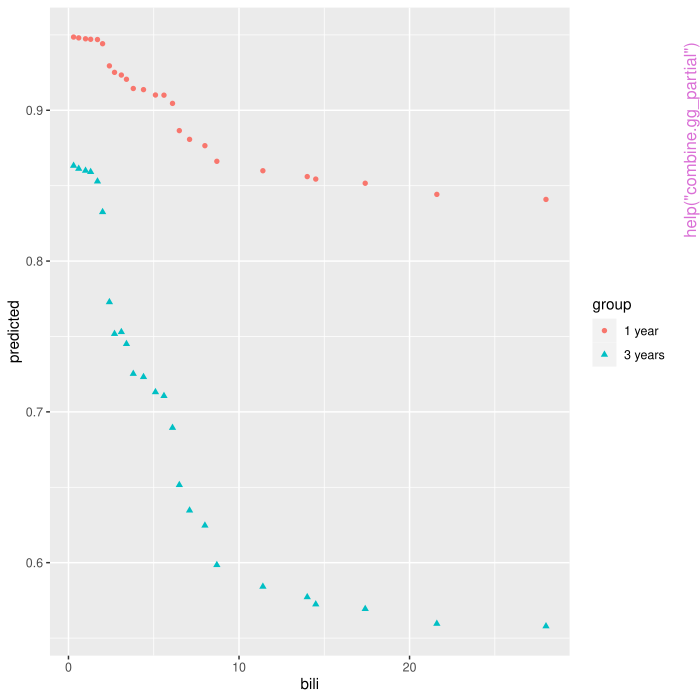

The script that drew this image:
pkgname <- "ggRandomForests"
source(file.path(R.home("share"), "R", "examples-header.R"))
options(warn = 1)
library('ggRandomForests')

base::assign(".oldSearch", base::search(), pos = 'CheckExEnv')
base::assign(".old_wd", base::getwd(), pos = 'CheckExEnv')
cleanEx()
nameEx("calc_auc")
### * calc_auc

flush(stderr()); flush(stdout())

### Name: calc_auc
### Title: Area Under the ROC Curve calculator
### Aliases: calc_auc calc_auc.gg_roc

### ** Examples

##
## Taken from the gg_roc example
# rfsrc_iris <- rfsrc(Species ~ ., data = iris)
data(rfsrc_iris)

## Not run: 
##D gg_dta <- gg_roc(rfsrc_iris, which.outcome=1)
##D 
##D calc_auc(gg_dta)
## End(Not run)

gg_dta <- gg_roc(rfsrc_iris, which.outcome=2)

calc_auc(gg_dta)




cleanEx()
nameEx("calc_roc.rfsrc")
### * calc_roc.rfsrc

flush(stderr()); flush(stdout())

### Name: calc_roc.rfsrc
### Title: Receiver Operator Characteristic calculator
### Aliases: calc_roc.rfsrc calc_roc.randomForest calc_roc

### ** Examples

## Taken from the gg_roc example
# rfsrc_iris <- rfsrc(Species ~ ., data = iris)
data(rfsrc_iris)
gg_dta <- calc_roc.rfsrc(rfsrc_iris, rfsrc_iris$yvar, which.outcome=1, oob=TRUE)
gg_dta <- calc_roc.rfsrc(rfsrc_iris, rfsrc_iris$yvar, which.outcome=1, oob=FALSE)



cleanEx()
nameEx("combine.gg_partial")
### * combine.gg_partial

flush(stderr()); flush(stdout())

### Name: combine.gg_partial
### Title: combine two gg_partial objects
### Aliases: combine.gg_partial combine.gg_partial_list

### ** Examples

# Load a set of plot.variable partial plot data
data(partial_pbc)

# A list of 2 plot.variable objects
length(partial_pbc) 
class(partial_pbc)

class(partial_pbc[[1]])
class(partial_pbc[[2]])

# Create gg_partial objects
ggPrtl.1 <- gg_partial(partial_pbc[[1]])
ggPrtl.2 <- gg_partial(partial_pbc[[2]])

# Combine the objects to get multiple time curves 
# along variables on a single figure.
ggpart <- combine.gg_partial(ggPrtl.1, ggPrtl.2, 
                             lbls = c("1 year", "3 years"))
                             
# Plot each figure separately
plot(ggpart)                                  

# Get the continuous data for a panel of continuous plots.
ggcont <- ggpart
ggcont$edema <- ggcont$ascites <- ggcont$stage <- NULL
plot(ggcont, panel=TRUE) 

# And the categorical for a panel of categorical plots.
nms <- colnames(sapply(ggcont, function(st){st}))
for(ind in nms){
   ggpart[[ind]] <- NULL
}
plot(ggpart, panel=TRUE) 





cleanEx()
nameEx("gg_error")
### * gg_error

flush(stderr()); flush(stdout())

### Name: gg_error
### Title: randomForestSRC error rate data object
### Aliases: gg_error gg_error.rfsrc gg_error.randomForest
###   gg_error.randomForest.formula

### ** Examples

## Examples from RFSRC package...
## ------------------------------------------------------------
## classification example
## ------------------------------------------------------------
## ------------- iris data
## You can build a randomForest
# rfsrc_iris <- rfsrc(Species ~ ., data = iris)
# ... or load a cached randomForestSRC object
data(rfsrc_iris, package="ggRandomForests")

# Get a data.frame containing error rates
gg_dta<- gg_error(rfsrc_iris)

# Plot the gg_error object
plot(gg_dta)

## ------------------------------------------------------------
## Regression example
## ------------------------------------------------------------
## Not run: 
##D ## ------------- airq data
##D rfsrc_airq <- rfsrc(Ozone ~ ., data = airquality, na.action = "na.impute")
##D 
##D # Get a data.frame containing error rates
##D gg_dta<- gg_error(rfsrc_airq)
##D 
##D # Plot the gg_error object
##D plot(gg_dta)
## End(Not run)

## ------------- Boston data
data(rfsrc_Boston, package="ggRandomForests")

# Get a data.frame containing error rates
gg_dta<- gg_error(rfsrc_Boston)

# Plot the gg_error object
plot(gg_dta)

## Not run: 
##D ## ------------- mtcars data
##D 
##D # Get a data.frame containing error rates
##D gg_dta<- gg_error(rfsrc_mtcars)
##D 
##D # Plot the gg_error object
##D plot(gg_dta)
## End(Not run)

## ------------------------------------------------------------
## Survival example
## ------------------------------------------------------------
## Not run: 
##D ## ------------- veteran data
##D ## randomized trial of two treatment regimens for lung cancer
##D data(veteran, package = "randomForestSRC")
##D rfsrc_veteran <- rfsrc(Surv(time, status) ~ ., data = dta$veteran, ...)
##D 
##D gg_dta <- gg_error(rfsrc_veteran)
##D plot(gg_dta)
## End(Not run)

## ------------- pbc data
# Load a cached randomForestSRC object
data(rfsrc_pbc, package="ggRandomForests")

gg_dta <- gg_error(rfsrc_pbc)
plot(gg_dta)




cleanEx()
nameEx("gg_interaction")
### * gg_interaction

flush(stderr()); flush(stdout())

### Name: gg_interaction
### Title: Minimal Depth Variable Interaction data object
###   ('find.interaction').
### Aliases: gg_interaction gg_interaction.randomForest
###   gg_interaction.rfsrc

### ** Examples

## Examples from randomForestSRC package... 
## ------------------------------------------------------------
## find interactions, classification setting
## ------------------------------------------------------------
## -------- iris data
## iris.obj <- rfsrc(Species ~., data = iris)
## TODO: VIMP interactions not handled yet....
## randomForestSRC::find.interaction(iris.obj, method = "vimp", nrep = 3)
## interaction_iris <- randomForestSRC::find.interaction(iris.obj)
data(interaction_iris, package="ggRandomForests")
gg_dta <- gg_interaction(interaction_iris)

plot(gg_dta, xvar="Petal.Width")
plot(gg_dta, panel=TRUE)

## ------------------------------------------------------------
## find interactions, regression setting
## ------------------------------------------------------------
## Not run: 
##D ## -------- air quality data
##D ## airq.obj <- rfsrc(Ozone ~ ., data = airquality)
##D ##
##D ## TODO: VIMP interactions not handled yet....
##D ## randomForestSRC::find.interaction(airq.obj, method = "vimp", nrep = 3)
##D ## interaction_airq <- randomForestSRC::find.interaction(airq.obj)
##D data(interaction_airq, package="ggRandomForests")
##D gg_dta <- gg_interaction(interaction_airq)
##D 
##D plot(gg_dta, xvar="Temp")
##D plot(gg_dta, xvar="Solar.R")
##D 
##D plot(gg_dta, panel=TRUE)
## End(Not run)

## -------- Boston data
data(interaction_Boston, package="ggRandomForests")
gg_dta <- gg_interaction(interaction_Boston)

plot(gg_dta, panel=TRUE)

## Not run: 
##D ## -------- mtcars data
##D data(interaction_mtcars, package="ggRandomForests")
##D gg_dta <- gg_interaction(interaction_mtcars)
##D 
##D plot(gg_dta, panel=TRUE)
## End(Not run)

## ------------------------------------------------------------
## find interactions, survival setting
## ------------------------------------------------------------
## -------- pbc data
## data(pbc, package = "randomForestSRC") 
## pbc.obj <- rfsrc(Surv(days,status) ~ ., pbc, nsplit = 10)
## interaction_pbc <- randomForestSRC::find.interaction(pbc.obj, nvar = 8)
data(interaction_pbc, package="ggRandomForests")
gg_dta <- gg_interaction(interaction_pbc)

plot(gg_dta, xvar="bili")
plot(gg_dta, panel=TRUE)

## Not run: 
##D ## -------- veteran data
##D data(interaction_veteran, package="ggRandomForests")
##D gg_dta <- gg_interaction(interaction_veteran)
##D 
##D plot(gg_dta, panel=TRUE)
## End(Not run)




cleanEx()
nameEx("gg_minimal_depth")
### * gg_minimal_depth

flush(stderr()); flush(stdout())

### Name: gg_minimal_depth
### Title: Minimal depth data object ('[randomForestSRC]{var.select}')
### Aliases: gg_minimal_depth gg_minimal_depth.rfsrc
###   gg_minimal_depth.randomForest

### ** Examples

## Examples from RFSRC package... 
## ------------------------------------------------------------
## classification example
## ------------------------------------------------------------
## -------- iris data
## You can build a randomForest
# rfsrc_iris <- rfsrc(Species ~ ., data = iris)
# varsel_iris <- randomForestSRC::var.select(rfsrc_iris)
# ... or load a cached randomForestSRC object
data(varsel_iris, package="ggRandomForests")

# Get a data.frame containing minimaldepth measures
gg_dta<- gg_minimal_depth(varsel_iris)

# Plot the gg_minimal_depth object
plot(gg_dta)

## ------------------------------------------------------------
## Regression example
## ------------------------------------------------------------
## Not run: 
##D ## -------- air quality data
##D # rfsrc_airq <- rfsrc(Ozone ~ ., data = airquality, na.action = "na.impute")
##D # varsel_airq <- randomForestSRC::var.select(rfsrc_airq)
##D # ... or load a cached randomForestSRC object
##D data(varsel_airq, package="ggRandomForests")
##D 
##D # Get a data.frame containing error rates
##D gg_dta<- gg_minimal_depth(varsel_airq)
##D 
##D # Plot the gg_minimal_depth object
##D plot(gg_dta)
## End(Not run)

## -------- Boston data
data(varsel_Boston, package="ggRandomForests")

# Get a data.frame containing error rates
plot(gg_minimal_depth(varsel_Boston))

## Not run: 
##D ## -------- mtcars data
##D data(varsel_mtcars, package="ggRandomForests")
##D 
##D # Get a data.frame containing error rates
##D plot.gg_minimal_depth(varsel_mtcars)
## End(Not run)

## ------------------------------------------------------------
## Survival example
## ------------------------------------------------------------
## Not run: 
##D ## -------- veteran data
##D ## veteran data
##D ## randomized trial of two treatment regimens for lung cancer
##D # data(veteran, package = "randomForestSRC")
##D # rfsrc_veteran <- rfsrc(Surv(time, status) ~ ., data = veteran, ntree = 100)
##D # varsel_veteran <- randomForestSRC::var.select(rfsrc_veteran)
##D # Load a cached randomForestSRC object
##D data(varsel_veteran, package="ggRandomForests")
##D 
##D gg_dta <- gg_minimal_depth(varsel_veteran)
##D plot(gg_dta)
## End(Not run)

## -------- pbc data
data(varsel_pbc, package="ggRandomForests")

gg_dta <- gg_minimal_depth(varsel_pbc)
plot(gg_dta)




cleanEx()
nameEx("gg_minimal_vimp")
### * gg_minimal_vimp

flush(stderr()); flush(stdout())

### Name: gg_minimal_vimp
### Title: Minimal depth vs VIMP comparison by variable rankings.
### Aliases: gg_minimal_vimp gg_minimal_vimp.randomForest
###   gg_minimal_vimp.rfsrc

### ** Examples

## Examples from RFSRC package... 
## ------------------------------------------------------------
## classification example
## ------------------------------------------------------------
## -------- iris data
## You can build a randomForest
# rfsrc_iris <- rfsrc(Species ~ ., data = iris)
# varsel_iris <- randomForestSRC::var.select(rfsrc_iris)
# ... or load a cached randomForestSRC object
data(varsel_iris, package="ggRandomForests")

# Get a data.frame containing minimaldepth measures
gg_dta<- gg_minimal_vimp(varsel_iris)

# Plot the gg_minimal_depth object
plot(gg_dta)

## ------------------------------------------------------------
## Regression example
## ------------------------------------------------------------
## Not run: 
##D ## -------- air quality data
##D # rfsrc_airq <- rfsrc(Ozone ~ ., data = airquality, na.action = "na.impute")
##D # varsel_airq <- randomForestSRC::var.select(rfsrc_airq)
##D # ... or load a cached randomForestSRC object
##D data(varsel_airq, package="ggRandomForests")
##D 
##D # Get a data.frame containing error rates
##D gg_dta<- gg_minimal_vimp(varsel_airq)
##D 
##D # Plot the gg_minimal_vimp object
##D plot(gg_dta)
## End(Not run)

## -------- Boston data
data(varsel_Boston, package="ggRandomForests")

# Get a data.frame containing error rates
gg_dta<- gg_minimal_vimp(varsel_Boston)

# Plot the gg_minimal_vimp object
plot(gg_dta)

## Not run: 
##D ## -------- mtcars data
##D data(varsel_mtcars, package="ggRandomForests")
##D 
##D # Get a data.frame containing error rates
##D gg_dta<- gg_minimal_vimp(varsel_mtcars)
##D 
##D # Plot the gg_minimal_vimp object
##D plot(gg_dta)
## End(Not run)
## ------------------------------------------------------------
## Survival example
## ------------------------------------------------------------
## Not run: 
##D ## -------- veteran data
##D ## randomized trial of two treatment regimens for lung cancer
##D # data(veteran, package = "randomForestSRC")
##D # rfsrc_veteran <- rfsrc(Surv(time, status) ~ ., data = veteran, ntree = 100)
##D # varsel_veteran <- randomForestSRC::var.select(rfsrc_veteran)
##D # Load a cached randomForestSRC object
##D data(varsel_veteran, package="ggRandomForests")
##D 
##D gg_dta <- gg_minimal_vimp(varsel_veteran)
##D plot(gg_dta)
## End(Not run)
## -------- pbc data
data(varsel_pbc, package="ggRandomForests")

gg_dta <- gg_minimal_vimp(varsel_pbc)
plot(gg_dta)




cleanEx()
nameEx("gg_partial")
### * gg_partial

flush(stderr()); flush(stdout())

### Name: gg_partial
### Title: Partial variable dependence object
### Aliases: gg_partial gg_partial_list gg_partial.rfsrc
###   gg_partial.randomForest

### ** Examples

## ------------------------------------------------------------
## classification
## ------------------------------------------------------------
## -------- iris data

## iris "Petal.Width" partial dependence plot
##
# rfsrc_iris <- rfsrc(Species ~., data = iris)
# partial_iris <- plot.variable(rfsrc_iris, xvar.names = "Petal.Width",
#                            partial=TRUE)
data(partial_iris, package="ggRandomForests")

gg_dta <- gg_partial(partial_iris)
plot(gg_dta)

## ------------------------------------------------------------
## regression
## ------------------------------------------------------------
## Not run: 
##D ## -------- air quality data
##D ## airquality "Wind" partial dependence plot
##D ##
##D # rfsrc_airq <- rfsrc(Ozone ~ ., data = airquality)
##D # partial_airq <- plot.variable(rfsrc_airq, xvar.names = "Wind",
##D #                            partial=TRUE, show.plot=FALSE)
##D data(partial_airq, package="ggRandomForests")
##D 
##D gg_dta <- gg_partial(partial_airq)
##D plot(gg_dta)
##D 
##D gg_dta.m <- gg_dta[["Month"]]
##D plot(gg_dta.m, notch=TRUE)
##D 
##D gg_dta[["Month"]] <- NULL
##D plot(gg_dta, panel=TRUE)
## End(Not run)

## -------- Boston data
data(partial_Boston, package="ggRandomForests")

gg_dta <- gg_partial(partial_Boston)
plot(gg_dta, panel=TRUE)

## Not run: 
##D ## -------- mtcars data
##D data(partial_mtcars, package="ggRandomForests")
##D gg_dta <- gg_partial(partial_mtcars)
##D 
##D gg_dta.cat <- gg_dta
##D gg_dta.cat[["disp"]] <- gg_dta.cat[["wt"]] <- gg_dta.cat[["hp"]] <- NULL
##D gg_dta.cat[["drat"]] <- gg_dta.cat[["carb"]] <- gg_dta.cat[["qsec"]] <- NULL
##D  
##D plot(gg_dta.cat, panel=TRUE, notch=TRUE)
##D 
##D gg_dta[["cyl"]] <- gg_dta[["vs"]] <- gg_dta[["am"]] <- NULL
##D gg_dta[["gear"]] <- NULL
##D plot(gg_dta, panel=TRUE)
## End(Not run)

## ------------------------------------------------------------
## survival examples
## ------------------------------------------------------------
## Not run: 
##D ## -------- veteran data
##D ## survival "age" partial variable dependence plot
##D ##
##D # data(veteran, package = "randomForestSRC")
##D # rfsrc_veteran <- rfsrc(Surv(time,status)~., veteran, nsplit = 10, ntree = 100)
##D #
##D ## 30 day partial plot for age
##D # partial_veteran <- plot.variable(rfsrc_veteran, surv.type = "surv", 
##D #                               partial = TRUE, time=30, 
##D #                               xvar.names = "age", 
##D #                               show.plots=FALSE)
##D data(partial_veteran, package="ggRandomForests")
##D 
##D gg_dta <- gg_partial(partial_veteran[[1]])
##D plot(gg_dta)
##D 
##D gg_dta.cat <- gg_dta
##D gg_dta[["celltype"]] <- gg_dta[["trt"]] <- gg_dta[["prior"]] <- NULL
##D plot(gg_dta, panel=TRUE)
##D 
##D gg_dta.cat[["karno"]] <- gg_dta.cat[["diagtime"]] <- gg_dta.cat[["age"]] <- NULL 
##D plot(gg_dta.cat, panel=TRUE, notch=TRUE)
##D 
##D gg_dta <- lapply(partial_veteran, gg_partial)
##D gg_dta <- combine.gg_partial(gg_dta[[1]], gg_dta[[2]] )
##D 
##D plot(gg_dta[["karno"]])
##D plot(gg_dta[["celltype"]])
##D 
##D gg_dta.cat <- gg_dta
##D gg_dta[["celltype"]] <- gg_dta[["trt"]] <- gg_dta[["prior"]] <- NULL
##D plot(gg_dta, panel=TRUE)
##D 
##D gg_dta.cat[["karno"]] <- gg_dta.cat[["diagtime"]] <- gg_dta.cat[["age"]] <- NULL 
##D plot(gg_dta.cat, panel=TRUE, notch=TRUE)
## End(Not run)
## -------- pbc data
data("partial_pbc", package = "ggRandomForests")
data("varsel_pbc", package = "ggRandomForests")
xvar <- varsel_pbc$topvars

# Convert all partial plots to gg_partial objects
gg_dta <- lapply(partial_pbc, gg_partial)

# Combine the objects to get multiple time curves 
# along variables on a single figure.
pbc_ggpart <- combine.gg_partial(gg_dta[[1]], gg_dta[[2]], 
                                 lbls = c("1 Year", "3 Years"))

summary(pbc_ggpart)
class(pbc_ggpart[["bili"]])

# Plot the highest ranked variable, by name.
#plot(pbc_ggpart[["bili"]])
     
# Create a temporary holder and remove the stage and edema data
ggpart <- pbc_ggpart
ggpart$edema <- NULL

# Panel plot the remainder.
plot(ggpart, panel = TRUE)

#plot(pbc_ggpart[["edema"]], panel=TRUE) #,
     # notch = TRUE, alpha = .3, outlier.shape = NA) 
  



cleanEx()
nameEx("gg_partial_coplot.rfsrc")
### * gg_partial_coplot.rfsrc

flush(stderr()); flush(stdout())

### Name: gg_partial_coplot.rfsrc
### Title: Data structures for stratified partial coplots
### Aliases: gg_partial_coplot.rfsrc gg_partial_coplot

### ** Examples

# Load the forest
data(rfsrc_pbc, package="ggRandomForests")

# Create the variable plot.
ggvar <- gg_variable(rfsrc_pbc, time = 1)

# Find intervals with similar number of observations.
copper_cts <- quantile_pts(ggvar$copper, groups = 6, intervals = TRUE)

# Create the conditional groups and add to the gg_variable object
copper_grp <- cut(ggvar$copper, breaks = copper_cts)

## Not run: 
##D ## We would run this, but it's expensive 
##D partial_coplot_pbc <- gg_partial_coplot(rfsrc_pbc, xvar = "bili", 
##D                                          groups = copper_grp, 
##D                                          surv_type = "surv", 
##D                                          time = 1, 
##D                                          show.plots = FALSE)
## End(Not run)
## so load the cached set
data(partial_coplot_pbc, package="ggRandomForests")

# Partial coplot
plot(partial_coplot_pbc) #, se = FALSE)
 




cleanEx()
nameEx("gg_rfsrc.rfsrc")
### * gg_rfsrc.rfsrc

flush(stderr()); flush(stdout())

### Name: gg_rfsrc.rfsrc
### Title: Predicted response data object
### Aliases: gg_rfsrc.rfsrc gg_rfsrc

### ** Examples

## ------------------------------------------------------------
## classification example
## ------------------------------------------------------------
## -------- iris data
# rfsrc_iris <- rfsrc(Species ~ ., data = iris)
data(rfsrc_iris, package="ggRandomForests")
gg_dta<- gg_rfsrc(rfsrc_iris)

plot(gg_dta)

## ------------------------------------------------------------
## Regression example
## ------------------------------------------------------------
## Not run: 
##D ## -------- air quality data
##D # rfsrc_airq <- rfsrc(Ozone ~ ., data = airquality, na.action = "na.impute")
##D data(rfsrc_airq, package="ggRandomForests")
##D gg_dta<- gg_rfsrc(rfsrc_airq)
##D 
##D plot(gg_dta)
## End(Not run)

## -------- Boston data
data(rfsrc_Boston, package="ggRandomForests")
plot(gg_rfsrc(rfsrc_Boston)) 

## Not run: 
##D ## -------- mtcars data
##D data(rfsrc_mtcars, package="ggRandomForests")
##D gg_dta<- gg_rfsrc(rfsrc_mtcars)
##D 
##D plot(gg_dta)
## End(Not run)
## ------------------------------------------------------------
## Survival example
## ------------------------------------------------------------
## Not run: 
##D ## -------- veteran data
##D ## randomized trial of two treatment regimens for lung cancer
##D # data(veteran, package = "randomForestSRC")
##D # rfsrc_veteran <- rfsrc(Surv(time, status) ~ ., data = veteran, ntree = 100)
##D data(rfsrc_veteran, package = "ggRandomForests")
##D gg_dta <- gg_rfsrc(rfsrc_veteran)
##D plot(gg_dta)
##D 
##D gg_dta <- gg_rfsrc(rfsrc_veteran, conf.int=.95)
##D plot(gg_dta)
##D 
##D gg_dta <- gg_rfsrc(rfsrc_veteran, by="trt")
##D plot(gg_dta)
## End(Not run)

## -------- pbc data
## We don't run this because of bootstrap confidence limits
data(rfsrc_pbc, package = "ggRandomForests")

## Not run: 
##D gg_dta <- gg_rfsrc(rfsrc_pbc)
##D plot(gg_dta)
##D 
##D gg_dta <- gg_rfsrc(rfsrc_pbc, conf.int=.95)
##D plot(gg_dta)
## End(Not run)

gg_dta <- gg_rfsrc(rfsrc_pbc, by="treatment")
plot(gg_dta)





cleanEx()
nameEx("gg_roc.rfsrc")
### * gg_roc.rfsrc

flush(stderr()); flush(stdout())

### Name: gg_roc.rfsrc
### Title: ROC (Receiver operator curve) data from a classification random
###   forest.
### Aliases: gg_roc.rfsrc gg_roc gg_roc.randomForest

### ** Examples

## ------------------------------------------------------------
## classification example
## ------------------------------------------------------------
## -------- iris data
#rfsrc_iris <- rfsrc(Species ~ ., data = iris)
data(rfsrc_iris, package="ggRandomForests")

# ROC for setosa
gg_dta <- gg_roc(rfsrc_iris, which.outcome=1)
plot(gg_dta)

# ROC for versicolor
gg_dta <- gg_roc(rfsrc_iris, which.outcome=2)
plot(gg_dta)

# ROC for virginica
gg_dta <- gg_roc(rfsrc_iris, which.outcome=3)
plot(gg_dta)






cleanEx()
nameEx("gg_survival")
### * gg_survival

flush(stderr()); flush(stdout())

### Name: gg_survival
### Title: Nonparametric survival estimates.
### Aliases: gg_survival

### ** Examples

## -------- pbc data
data(pbc, package="randomForestSRC")
pbc$time <- pbc$days/364.25

# This is the same as kaplan
gg_dta <- gg_survival(interval="time", censor="status", 
                     data=pbc)
                     
plot(gg_dta, error="none")
plot(gg_dta)

# Stratified on treatment variable.
gg_dta <- gg_survival(interval="time", censor="status", 
                     data=pbc, by="treatment")
                     
plot(gg_dta, error="none")
plot(gg_dta)

# ...with smaller confidence limits.
gg_dta <- gg_survival(interval="time", censor="status", 
                     data=pbc, by="treatment", conf.int=.68)
                     
plot(gg_dta, error="lines")




cleanEx()
nameEx("gg_variable")
### * gg_variable

flush(stderr()); flush(stdout())

### Name: gg_variable
### Title: Marginal variable depedance data object.
### Aliases: gg_variable gg_variable.rfsrc gg_variable.randomForest
###   gg_variable.random

### ** Examples

## ------------------------------------------------------------
## classification
## ------------------------------------------------------------
## -------- iris data
## iris
#rfsrc_iris <- rfsrc(Species ~., data = iris)
data(rfsrc_iris, package="ggRandomForests")

gg_dta <- gg_variable(rfsrc_iris)
plot(gg_dta, xvar="Sepal.Width")
plot(gg_dta, xvar="Sepal.Length")

plot(gg_dta, xvar=rfsrc_iris$xvar.names, 
     panel=TRUE) # , se=FALSE)

## ------------------------------------------------------------
## regression
## ------------------------------------------------------------
## Not run: 
##D ## -------- air quality data
##D #rfsrc_airq <- rfsrc(Ozone ~ ., data = airquality)
##D data(rfsrc_airq, package="ggRandomForests")
##D gg_dta <- gg_variable(rfsrc_airq)
##D 
##D # an ordinal variable 
##D gg_dta[,"Month"] <- factor(gg_dta[,"Month"])
##D 
##D plot(gg_dta, xvar="Wind")
##D plot(gg_dta, xvar="Temp")
##D plot(gg_dta, xvar="Solar.R")
##D 
##D 
##D plot(gg_dta, xvar=c("Solar.R", "Wind", "Temp", "Day"), panel=TRUE)
##D 
##D plot(gg_dta, xvar="Month", notch=TRUE)
## End(Not run)
## Not run: 
##D ## -------- motor trend cars data
##D #rfsrc_mtcars <- rfsrc(mpg ~ ., data = mtcars)
##D data(rfsrc_mtcars, package="ggRandomForests")
##D gg_dta <- gg_variable(rfsrc_mtcars)
##D 
##D # mtcars$cyl is an ordinal variable 
##D gg_dta$cyl <- factor(gg_dta$cyl)
##D gg_dta$am <- factor(gg_dta$am)
##D gg_dta$vs <- factor(gg_dta$vs)
##D gg_dta$gear <- factor(gg_dta$gear)
##D gg_dta$carb <- factor(gg_dta$carb)
##D 
##D plot(gg_dta, xvar="cyl")
##D 
##D # Others are continuous
##D plot(gg_dta, xvar="disp")
##D plot(gg_dta, xvar="hp")
##D plot(gg_dta, xvar="wt")
##D 
##D 
##D # panels
##D plot(gg_dta,xvar=c("disp","hp", "drat", "wt", "qsec"),  panel=TRUE)
##D plot(gg_dta, xvar=c("cyl", "vs", "am", "gear", "carb"), panel=TRUE, notch=TRUE)
## End(Not run)
## -------- Boston data

## ------------------------------------------------------------
## survival examples
## ------------------------------------------------------------
## Not run: 
##D ## -------- veteran data
##D ## survival
##D # data(veteran, package = "randomForestSRC")
##D # rfsrc_veteran <- rfsrc(Surv(time,status)~., veteran, nsplit = 10, ntree = 100)
##D data(rfsrc_veteran, package="ggRandomForests")
##D 
##D # get the 1 year survival time.
##D gg_dta <- gg_variable(rfsrc_veteran, time=90)
##D 
##D # Generate variable dependence plots for age and diagtime
##D plot(gg_dta, xvar = "age")
##D plot(gg_dta, xvar = "diagtime", )
##D 
##D # Generate coplots
##D plot(gg_dta, xvar = c("age", "diagtime"), panel=TRUE, se=FALSE)
##D 
##D # If we want to compare survival at different time points, say 30, 90 day 
##D # and 1 year
##D gg_dta <- gg_variable(rfsrc_veteran, time=c(30, 90, 365))
##D 
##D # Generate variable dependence plots for age and diagtime
##D plot(gg_dta, xvar = "age")
## End(Not run)
## -------- pbc data



cleanEx()
nameEx("gg_vimp")
### * gg_vimp

flush(stderr()); flush(stdout())

### Name: gg_vimp
### Title: Variable Importance (VIMP) data object
### Aliases: gg_vimp gg_vimp.rfsrc gg_vimp.randomForest
###   gg_vimp.randomForest.formula

### ** Examples

## ------------------------------------------------------------
## classification example
## ------------------------------------------------------------
## -------- iris data
# rfsrc_iris <- rfsrc(Species ~ ., data = iris)
data(rfsrc_iris, package="ggRandomForests")
gg_dta <- gg_vimp(rfsrc_iris)
plot(gg_dta)
 
## ------------------------------------------------------------
## regression example
## ------------------------------------------------------------
## Not run: 
##D ## -------- air quality data 
##D # rfsrc_airq <- rfsrc(Ozone ~ ., airquality)
##D data(rfsrc_airq, package="ggRandomForests")
##D gg_dta <- gg_vimp(rfsrc_airq)
##D plot(gg_dta)
## End(Not run)

## -------- Boston data
data(rfsrc_Boston, package="ggRandomForests")
gg_dta <- gg_vimp(rfsrc_Boston)
plot(gg_dta)

## Not run: 
##D ## -------- mtcars data
##D data(rfsrc_mtcars, package="ggRandomForests")
##D gg_dta <- gg_vimp(rfsrc_mtcars)
##D plot(gg_dta)
## End(Not run)
## ------------------------------------------------------------
## survival example
## ------------------------------------------------------------
## Not run: 
##D ## -------- veteran data
##D data(rfsrc_veteran, package="ggRandomForests")
##D gg_dta <- gg_vimp(rfsrc_veteran)
##D plot(gg_dta)
## End(Not run)

## -------- pbc data
data(rfsrc_pbc, package="ggRandomForests")
gg_dta <- gg_vimp(rfsrc_pbc)
plot(gg_dta)

# Restrict to only the top 10.
gg_dta <- gg_vimp(rfsrc_pbc, nvar=10)
plot(gg_dta)



cleanEx()
nameEx("interaction_data")
### * interaction_data

flush(stderr()); flush(stdout())

### Name: interaction_data
### Title: Cached 'find.interaction' matrix objects for examples,
###   diagnostics and vignettes. Data sets storing 'find.interaction'
###   matrix objects corresponding to training data according to the
###   following naming convention: * 'interaction_iris' - from a
###   randomForestSR[C] for the 'iris' data set.  * 'interaction_Boston' -
###   from a randomForestS[R]C for the 'Boston' housing data set ('MASS'
###   package).  * 'interaction_pbc' - from a randomForest[S]RC for the
###   'pbc' data set ('randomForestSRC' package)
### Aliases: interaction_data interaction_iris interaction_Boston
###   interaction_pbc interaction_iris, interaction_Boston,
### Keywords: datasets

### ** Examples

## Not run: 
##D #---------------------------------------------------------------------
##D # iris data - classification random forest
##D #---------------------------------------------------------------------
##D # load the rfsrc object from the cached data
##D data(rfsrc_iris, package="ggRandomForests")
##D 
##D # The interaction table 
##D interaction_iris <- find.interaction(rfsrc_iris)
##D 
##D # plot the forest interaction table
##D gg_dta <- gg_interaction(interaction_iris)
##D plot(gg_dta, panel=TRUE)
##D 
##D #---------------------------------------------------------------------
##D # MASS::Boston data - regression random forest 
##D #---------------------------------------------------------------------
##D # load the rfsrc object from the cached data
##D data(rfsrc_Boston, package="ggRandomForests")
##D 
##D # The interaction table 
##D interaction_Boston <- find.interaction(rfsrc_Boston)
##D 
##D # plot the forest interaction table
##D gg_dta <- gg_interaction(interaction_Boston)
##D plot(gg_dta, panel=TRUE)
##D 
##D #---------------------------------------------------------------------
##D # randomForestSRC::pbc data - survival random forest
##D #---------------------------------------------------------------------
##D # load the rfsrc object from the cached data
##D data(rfsrc_pbc, package="ggRandomForests")
##D 
##D # The interaction table 
##D interaction_pbc <- find.interaction(rfsrc_pbc)
##D 
##D # plot the forest interaction table
##D gg_dta <- gg_interaction(interaction_pbc)
##D plot(gg_dta, panel=TRUE)
##D                    
## End(Not run)




cleanEx()
nameEx("kaplan")
### * kaplan

flush(stderr()); flush(stdout())

### Name: kaplan
### Title: nonparametric Kaplan-Meier estimates
### Aliases: kaplan

### ** Examples

## Not run: 
##D # These get run through the gg_survival examples.
##D data(pbc, package="randomForestSRC")
##D pbc$time <- pbc$days/364.25
##D 
##D # This is the same as gg_survival
##D gg_dta <- kaplan(interval="time", censor="status", 
##D                      data=pbc)
##D                      
##D plot(gg_dta, error="none")
##D plot(gg_dta)
##D 
##D # Stratified on treatment variable.
##D gg_dta <- gg_survival(interval="time", censor="status", 
##D                      data=pbc, by="treatment")
##D                      
##D plot(gg_dta, error="none")
##D plot(gg_dta)
## End(Not run)                                            



cleanEx()
nameEx("nelson")
### * nelson

flush(stderr()); flush(stdout())

### Name: nelson
### Title: nonparametric Nelson-Aalen estimates
### Aliases: nelson

### ** Examples

## Not run: 
##D # These get run through the gg_survival examples.
##D data(pbc, package="randomForestSRC")
##D pbc$time <- pbc$days/364.25
##D 
##D # This is the same as gg_survival
##D gg_dta <- nelson(interval="time", censor="status", 
##D                      data=pbc)
##D                      
##D plot(gg_dta, error="none")
##D plot(gg_dta)
##D 
##D # Stratified on treatment variable.
##D gg_dta <- gg_survival(interval="time", censor="status", 
##D                      data=pbc, by="treatment")
##D                      
##D plot(gg_dta, error="none")
##D plot(gg_dta, error="lines")
##D plot(gg_dta)
##D 
##D gg_dta <- gg_survival(interval="time", censor="status", 
##D                      data=pbc, by="treatment",
##D                      type="nelson")
##D                      
##D plot(gg_dta, error="bars")
##D plot(gg_dta)
##D 
## End(Not run)                                            



cleanEx()
nameEx("partial_coplot_data")
### * partial_coplot_data

flush(stderr()); flush(stdout())

### Name: partial_coplot_data
### Title: Cached 'plot.variable' objects for examples, diagnostics and
###   vignettes. Data sets storing 'rfsrc' objects corresponding to
###   training data according to the following naming convention: *
###   'partial_coplot_Boston' - randomForestS[R]C for the 'Boston' housing
###   data set ('MASS' package).
### Aliases: partial_coplot_data partial_coplot_Boston
###   partial_coplot_Boston2 partial_coplot_pbc partial_coplot_pbc2
###   partial_coplot_Boston, partial_coplot_Boston2, partial_coplot_pbc,
### Keywords: datasets

### ** Examples

## Not run: 
##D #---------------------------------------------------------------------
##D # MASS::Boston data - regression random forest 
##D #---------------------------------------------------------------------
##D data(Boston_rfsrc, package="ggRandomForests")
##D 
##D # Cut the codependent variable
##D rm_pts <- cut_distribution(rfsrc_Boston$xvar$rm, groups=6)
##D rm_grp <- cut(rfsrc_Boston$xvar$rm, breaks=rm_pts)
##D 
##D # plot.variable for lstat on subsets of rm (this will take some time.)
##D  partial_coplot_Boston <- gg_partial_coplot(rfsrc_Boston, xvar="lstat", 
##D                                             groups=rm_grp, 
##D                                             show.plots=FALSE)
##D                                             
## End(Not run)




cleanEx()
nameEx("partial_data")
### * partial_data

flush(stderr()); flush(stdout())

### Name: partial_data
### Title: Cached 'plot.variable' objects for examples, diagnostics and
###   vignettes. Data sets storing 'plot.variable' objects corresponding to
###   training data according to the following naming convention: *
###   'partial_iris' - from a randomForestSR[C] for the 'iris' data set.  *
###   'partial_Boston' - from a randomForestS[R]C for the 'Boston' housing
###   data set ('MASS' package).  * 'partial_pbc' - from a
###   randomForest[S]RC for the 'pbc' data set ('randomForestSRC' package)
### Aliases: partial_data partial_iris partial_Boston partial_pbc
###   partial_iris, partial_Boston,
### Keywords: datasets

### ** Examples

## Not run: 
##D #---------------------------------------------------------------------
##D # iris data - classification random forest
##D #---------------------------------------------------------------------
##D # load the rfsrc object from the cached data
##D data(rfsrc_iris, package="ggRandomForests")
##D 
##D # The plot.variable call
##D  partial_iris <- plot.variable(rfsrc_iris,
##D                                partial=TRUE, show.plots=FALSE)
##D 
##D # plot the forest partial plots
##D gg_dta <- gg_partial(partial_iris)
##D plot(gg_dta, panel=TRUE)
##D 
##D #---------------------------------------------------------------------
##D # MASS::Boston data - regression random forest 
##D #---------------------------------------------------------------------
##D # load the rfsrc object from the cached data
##D data(rfsrc_Boston, package="ggRandomForests")
##D 
##D # The plot.variable call
##D partial_Boston <- plot.variable(rfsrc_Boston,
##D                                 partial=TRUE, show.plots = FALSE )
##D 
##D # plot the forest partial plots
##D gg_dta <- gg_partial(partial_Boston)
##D plot(gg_dta, panel=TRUE)
##D 
##D #---------------------------------------------------------------------
##D # randomForestSRC::pbc data - survival random forest
##D #---------------------------------------------------------------------
##D # load the rfsrc object from the cached data
##D data(rfsrc_pbc, package="ggRandomForests")
##D 
##D # The plot.variable call - 
##D # survival requires a time point specification.
##D # for the pbc data, we want 1, 3 and 5 year survival.
##D partial_pbc <- lapply(c(1,3,5), function(tm){
##D                       plot.variable(rfsrc_pbc, surv.type = "surv", 
##D                                     time = tm,
##D                                     xvar.names = xvar, 
##D                                     partial = TRUE,
##D                                     show.plots = FALSE)
##D                                     })
##D                                     
##D # plot the forest partial plots
##D gg_dta <- gg_partial(partial_pbc)
##D plot(gg_dta)
## End(Not run)




cleanEx()
nameEx("partial_surface_data")
### * partial_surface_data

flush(stderr()); flush(stdout())

### Name: partial_surface_data
### Title: Cached 'plot.variable' objects for examples, diagnostics and
###   vignettes. Data sets storing 'plot.variable' objects corresponding to
###   training data according to the following naming convention: *
###   'partial_Boston_surf' - from a randomForestS[R]C for the 'Boston'
###   housing data set ('MASS' package).  * 'partial_pbc_surf' - from a
###   randomForest[S]RC for the 'pbc' data set ('randomForestSRC' package)
###   * 'partial_pbc_time' - from a randomForest[S]RC for the 'pbc' data
###   set ('randomForestSRC' package)
### Aliases: partial_surface_data partial_Boston_surf partial_pbc_surf
###   partial_pbc_time partial_Boston_surf, partial_pbc_surf,
### Keywords: datasets

### ** Examples

## Not run: 
##D #---------------------------------------------------------------------
##D # MASS::Boston data - regression random forest 
##D #---------------------------------------------------------------------
##D # load the rfsrc object from the cached data
##D data(rfsrc_Boston, package="ggRandomForests")
##D 
##D # The plot.variable call
##D partial_Boston <- plot.variable(rfsrc_Boston,
##D                                 partial=TRUE, show.plots = FALSE )
##D 
##D # plot the forest partial plots
##D gg_dta <- gg_partial(partial_Boston)
##D plot(gg_dta, panel=TRUE)
##D 
##D #---------------------------------------------------------------------
##D # randomForestSRC::pbc data - survival random forest
##D #---------------------------------------------------------------------
##D # load the rfsrc object from the cached data
##D data(rfsrc_pbc, package="ggRandomForests")
##D 
##D # Restrict the time of interest to less than 5 years.
##D time_pts <- rfsrc_pbc$time.interest[which(rfsrc_pbc$time.interest<=5)]
##D 
##D # Find the 50 points in time, evenly space along the distribution of 
##D # event times for a series of partial dependence curves
##D time_cts <-quantile_pts(time_pts, groups = 50)
##D 
##D # Generate the gg_partial_coplot data object
##D system.time(partial_pbc_time <- lapply(time_cts, function(ct){
##D    plot.variable(rfsrc_pbc, xvar = "bili", time = ct,
##D                  npts = 50, show.plots = FALSE, 
##D                  partial = TRUE, surv.type="surv")
##D    }))
##D #     user   system  elapsed 
##D # 2561.313   81.446 2641.707 
##D 
##D # Find the quantile points to create 50 cut points
##D alb_partial_pts <-quantile_pts(rfsrc_pbc$xvar$albumin, groups = 50)
##D 
##D system.time(partial_pbc_surf <- lapply(alb_partial_pts, function(ct){
##D   rfsrc_pbc$xvar$albumin <- ct
##D   plot.variable(rfsrc_pbc, xvar = "bili", time = 1,
##D                 npts = 50, show.plots = FALSE, 
##D                 partial = TRUE, surv.type="surv")
##D   }))
##D # user   system  elapsed 
##D # 2547.482   91.978 2671.870 
##D 
## End(Not run)




cleanEx()
nameEx("plot.gg_error")
### * plot.gg_error

flush(stderr()); flush(stdout())

### Name: plot.gg_error
### Title: Plot a 'gg_error' object
### Aliases: plot.gg_error

### ** Examples

## Not run: 
##D ## Examples from RFSRC package... 
##D ## ------------------------------------------------------------
##D ## classification example
##D ## ------------------------------------------------------------
##D ## ------------- iris data
##D ## You can build a randomForest
##D # rfsrc_iris <- rfsrc(Species ~ ., data = iris)
##D # ... or load a cached randomForestSRC object
##D data(rfsrc_iris, package="ggRandomForests")
##D 
##D # Get a data.frame containing error rates
##D gg_dta<- gg_error(rfsrc_iris)
##D 
##D # Plot the gg_error object
##D plot(gg_dta)
##D 
##D ## ------------------------------------------------------------
##D ## Regression example
##D ## ------------------------------------------------------------
##D ## ------------- airq data
##D # rfsrc_airq <- rfsrc(Ozone ~ ., data = airquality, na.action = "na.impute")
##D # ... or load a cached randomForestSRC object
##D data(rfsrc_airq, package="ggRandomForests")
##D 
##D # Get a data.frame containing error rates
##D gg_dta<- gg_error(rfsrc_airq)
##D 
##D # Plot the gg_error object
##D plot(gg_dta)
##D 
##D ## ------------- Boston data
##D data(rfsrc_Boston, package="ggRandomForests")
##D 
##D # Get a data.frame containing error rates
##D gg_dta<- gg_error(rfsrc_Boston)
##D 
##D # Plot the gg_error object
##D plot(gg_dta)
##D 
##D ## ------------- mtcars data
##D data(rfsrc_mtcars, package="ggRandomForests")
##D 
##D # Get a data.frame containing error rates
##D gg_dta<- gg_error(rfsrc_mtcars)
##D 
##D # Plot the gg_error object
##D plot(gg_dta)
##D 
##D ## ------------------------------------------------------------
##D ## Survival example
##D ## ------------------------------------------------------------
##D ## ------------- veteran data
##D ## randomized trial of two treatment regimens for lung cancer
##D # data(veteran, package = "randomForestSRC")
##D # rfsrc_veteran <- rfsrc(Surv(time, status) ~ ., data = veteran, ntree = 100)
##D 
##D # Load a cached randomForestSRC object
##D data(rfsrc_veteran, package="ggRandomForests")
##D 
##D gg_dta <- gg_error(rfsrc_veteran)
##D plot(gg_dta)
##D 
##D ## ------------- pbc data
##D # Load a cached randomForestSRC object
##D data(rfsrc_pbc, package="ggRandomForests")
##D 
##D gg_dta <- gg_error(rfsrc_pbc)
##D plot(gg_dta)
## End(Not run)



cleanEx()
nameEx("plot.gg_interaction")
### * plot.gg_interaction

flush(stderr()); flush(stdout())

### Name: plot.gg_interaction
### Title: plot.gg_interaction Plot a 'gg_interaction' object,
### Aliases: plot.gg_interaction

### ** Examples

## Not run: 
##D ## Examples from randomForestSRC package... 
##D ## ------------------------------------------------------------
##D ## find interactions, classification setting
##D ## ------------------------------------------------------------
##D ## -------- iris data
##D ## iris.obj <- rfsrc(Species ~., data = iris)
##D ## TODO: VIMP interactions not handled yet....
##D ## find.interaction(iris.obj, method = "vimp", nrep = 3)
##D ## interaction_iris <- find.interaction(iris.obj)
##D data(interaction_iris, package="ggRandomForests")
##D gg_dta <- gg_interaction(interaction_iris)
##D 
##D plot(gg_dta, xvar="Petal.Width")
##D plot(gg_dta, xvar="Petal.Length")
##D plot(gg_dta, panel=TRUE)
##D 
##D ## ------------------------------------------------------------
##D ## find interactions, regression setting
##D ## ------------------------------------------------------------
##D ## -------- air quality data
##D ## airq.obj <- rfsrc(Ozone ~ ., data = airquality)
##D ##
##D ## TODO: VIMP interactions not handled yet....
##D ## find.interaction(airq.obj, method = "vimp", nrep = 3)
##D ## interaction_airq <- find.interaction(airq.obj)
##D data(interaction_airq, package="ggRandomForests")
##D gg_dta <- gg_interaction(interaction_airq)
##D 
##D plot(gg_dta, xvar="Temp")
##D plot(gg_dta, xvar="Solar.R")
##D plot(gg_dta, panel=TRUE)
##D 
##D ## -------- Boston data
##D data(interaction_Boston, package="ggRandomForests")
##D gg_dta <- gg_interaction(interaction_Boston)
##D 
##D plot(gg_dta, panel=TRUE)
##D 
##D ## -------- mtcars data
##D data(interaction_mtcars, package="ggRandomForests")
##D gg_dta <- gg_interaction(interaction_mtcars)
##D 
##D plot(gg_dta, panel=TRUE)
##D 
##D ## ------------------------------------------------------------
##D ## find interactions, survival setting
##D ## ------------------------------------------------------------
##D ## -------- pbc data
##D ## data(pbc, package = "randomForestSRC") 
##D ## pbc.obj <- rfsrc(Surv(days,status) ~ ., pbc, nsplit = 10)
##D ## interaction_pbc <- find.interaction(pbc.obj, nvar = 8)
##D data(interaction_pbc, package="ggRandomForests")
##D gg_dta <- gg_interaction(interaction_pbc)
##D 
##D plot(gg_dta, xvar="bili")
##D plot(gg_dta, xvar="copper")
##D plot(gg_dta, panel=TRUE)
##D 
##D ## -------- veteran data
##D data(interaction_veteran, package="ggRandomForests")
##D gg_dta <- gg_interaction(interaction_veteran)
##D 
##D plot(gg_dta, panel=TRUE)
##D 
## End(Not run)




cleanEx()
nameEx("plot.gg_minimal_depth")
### * plot.gg_minimal_depth

flush(stderr()); flush(stdout())

### Name: plot.gg_minimal_depth
### Title: Plot a 'gg_minimal_depth' object for random forest variable
###   ranking.
### Aliases: plot.gg_minimal_depth

### ** Examples

## Not run: 
##D ## Examples from RFSRC package... 
##D ## ------------------------------------------------------------
##D ## classification example
##D ## ------------------------------------------------------------
##D ## -------- iris data
##D ## You can build a randomForest
##D # rfsrc_iris <- rfsrc(Species ~ ., data = iris)
##D # varsel_iris <- var.select(rfsrc_iris)
##D # ... or load a cached randomForestSRC object
##D data(varsel_iris, package="ggRandomForests")
##D 
##D # Get a data.frame containing minimaldepth measures
##D gg_dta<- gg_minimal_depth(varsel_iris)
##D 
##D # Plot the gg_minimal_depth object
##D plot(gg_dta)
##D 
##D ## ------------------------------------------------------------
##D ## Regression example
##D ## ------------------------------------------------------------
##D ## -------- air quality data
##D # rfsrc_airq <- rfsrc(Ozone ~ ., data = airquality, na.action = "na.impute")
##D # varsel_airq <- var.select(rfsrc_airq)
##D # ... or load a cached randomForestSRC object
##D data(varsel_airq, package="ggRandomForests")
##D 
##D # Get a data.frame containing error rates
##D gg_dta<- gg_minimal_depth(varsel_airq)
##D 
##D # Plot the gg_minimal_depth object
##D plot(gg_dta)
##D 
##D ## -------- Boston data
##D data(varsel_Boston, package="ggRandomForests")
##D 
##D # Get a data.frame containing error rates
##D plot(gg_minimal_depth(varsel_Boston))
##D 
##D ## -------- mtcars data
##D data(varsel_mtcars, package="ggRandomForests")
##D 
##D # Get a data.frame containing error rates
##D plot.gg_minimal_depth(varsel_mtcars)
##D 
##D ## ------------------------------------------------------------
##D ## Survival example
##D ## ------------------------------------------------------------
##D ## -------- veteran data
##D ## veteran data
##D ## randomized trial of two treatment regimens for lung cancer
##D # data(veteran, package = "randomForestSRC")
##D # rfsrc_veteran <- rfsrc(Surv(time, status) ~ ., data = veteran, ntree = 100)
##D # varsel_veteran <- var.select(rfsrc_veteran)
##D # Load a cached randomForestSRC object
##D data(varsel_veteran, package="ggRandomForests")
##D 
##D gg_dta <- gg_minimal_depth(varsel_veteran)
##D plot(gg_dta)
##D 
##D ## -------- pbc data
##D data(varsel_pbc, package="ggRandomForests")
##D 
##D gg_dta <- gg_minimal_depth(varsel_pbc)
##D plot(gg_dta)
##D 
## End(Not run)




cleanEx()
nameEx("plot.gg_minimal_vimp")
### * plot.gg_minimal_vimp

flush(stderr()); flush(stdout())

### Name: plot.gg_minimal_vimp
### Title: Plot a 'gg_minimal_vimp' object for comparing the Minimal Depth
###   and VIMP variable rankings.
### Aliases: plot.gg_minimal_vimp

### ** Examples

## Not run: 
##D ## Examples from RFSRC package... 
##D ## ------------------------------------------------------------
##D ## classification example
##D ## ------------------------------------------------------------
##D ## -------- iris data
##D ## You can build a randomForest
##D # rfsrc_iris <- rfsrc(Species ~ ., data = iris)
##D # varsel_iris <- var.select(rfsrc_iris)
##D # ... or load a cached randomForestSRC object
##D data(varsel_iris, package="ggRandomForests")
##D 
##D # Get a data.frame containing minimaldepth measures
##D gg_dta<- gg_minimal_vimp(varsel_iris)
##D 
##D # Plot the gg_minimal_depth object
##D plot(gg_dta)
##D 
##D ## ------------------------------------------------------------
##D ## Regression example
##D ## ------------------------------------------------------------
##D ## -------- air quality data
##D rfsrc_airq <- rfsrc(Ozone ~ ., data = airquality, na.action = "na.impute")
##D varsel_airq <- var.select(rfsrc_airq)
##D 
##D # Get a data.frame containing error rates
##D gg_dta<- gg_minimal_vimp(varsel_airq)
##D 
##D # Plot the gg_minimal_vimp object
##D plot(gg_dta)
##D 
##D ## -------- Boston data
##D data(varsel_Boston, package="ggRandomForests")
##D 
##D # Get a data.frame containing error rates
##D gg_dta<- gg_minimal_vimp(varsel_Boston)
##D 
##D # Plot the gg_minimal_vimp object
##D plot(gg_dta)
##D 
##D ## -------- mtcars data
##D data(varsel_mtcars, package="ggRandomForests")
##D 
##D # Get a data.frame containing error rates
##D gg_dta<- gg_minimal_vimp(varsel_mtcars)
##D 
##D # Plot the gg_minimal_vimp object
##D plot(gg_dta)
##D 
##D ## ------------------------------------------------------------
##D ## Survival example
##D ## ------------------------------------------------------------
##D ## -------- veteran data
##D ## randomized trial of two treatment regimens for lung cancer
##D # data(veteran, package = "randomForestSRC")
##D # rfsrc_veteran <- rfsrc(Surv(time, status) ~ ., data = veteran, ntree = 100)
##D # varsel_veteran <- var.select(rfsrc_veteran)
##D # Load a cached randomForestSRC object
##D data(varsel_veteran, package="ggRandomForests")
##D 
##D gg_dta <- gg_minimal_vimp(varsel_veteran)
##D plot(gg_dta)
##D   
##D ## -------- pbc data
##D data(varsel_pbc, package="ggRandomForests")
##D 
##D gg_dta <- gg_minimal_vimp(varsel_pbc)
##D plot(gg_dta)
## End(Not run) 




cleanEx()
nameEx("plot.gg_partial")
### * plot.gg_partial

flush(stderr()); flush(stdout())

### Name: plot.gg_partial
### Title: Partial variable dependence plot, operates on a 'gg_partial'
###   object.
### Aliases: plot.gg_partial

### ** Examples

## Not run: 
##D ## ------------------------------------------------------------
##D ## classification
##D ## ------------------------------------------------------------
##D ## -------- iris data
##D 
##D ## iris "Petal.Width" partial dependence plot
##D ##
##D # rfsrc_iris <- rfsrc(Species ~., data = iris)
##D # partial_iris <- plot.variable(rfsrc_iris, xvar.names = "Petal.Width",
##D #                            partial=TRUE)
##D data(partial_iris, package="ggRandomForests")
##D 
##D gg_dta <- gg_partial(partial_iris)
##D plot(gg_dta)
##D 
##D ## ------------------------------------------------------------
##D ## regression
##D ## ------------------------------------------------------------
##D ## -------- air quality data
##D ## airquality "Wind" partial dependence plot
##D ##
##D # rfsrc_airq <- rfsrc(Ozone ~ ., data = airquality)
##D # partial_airq <- plot.variable(rfsrc_airq, xvar.names = "Wind",
##D #                            partial=TRUE, show.plot=FALSE)
##D data(partial_airq, package="ggRandomForests")
##D 
##D gg_dta <- gg_partial(partial_airq)
##D plot(gg_dta)
##D 
##D gg_dta.m <- gg_dta[["Month"]]
##D plot(gg_dta.m, notch=TRUE)
##D 
##D gg_dta[["Month"]] <- NULL
##D plot(gg_dta, panel=TRUE)
##D 
##D ## -------- Boston data
##D data(partial_Boston, package="ggRandomForests")
##D 
##D gg_dta <- gg_partial(partial_Boston)
##D plot(gg_dta)
##D plot(gg_dta, panel=TRUE)
##D 
##D ## -------- mtcars data
##D data(partial_mtcars, package="ggRandomForests")
##D 
##D gg_dta <- gg_partial(partial_mtcars)
##D 
##D plot(gg_dta)
##D 
##D gg_dta.cat <- gg_dta
##D gg_dta.cat[["disp"]] <- gg_dta.cat[["wt"]] <- gg_dta.cat[["hp"]] <- NULL
##D gg_dta.cat[["drat"]] <- gg_dta.cat[["carb"]] <- gg_dta.cat[["qsec"]] <- NULL
##D  
##D plot(gg_dta.cat, panel=TRUE)
##D 
##D gg_dta[["cyl"]] <- gg_dta[["vs"]] <- gg_dta[["am"]] <- NULL
##D gg_dta[["gear"]] <- NULL
##D plot(gg_dta, panel=TRUE)
##D 
##D ## ------------------------------------------------------------
##D ## survival examples
##D ## ------------------------------------------------------------
##D ## -------- veteran data
##D ## survival "age" partial variable dependence plot
##D ##
##D # data(veteran, package = "randomForestSRC")
##D # rfsrc_veteran <- rfsrc(Surv(time,status)~., veteran, nsplit = 10, ntree = 100)
##D #
##D ## 30 day partial plot for age
##D # partial_veteran <- plot.variable(rfsrc_veteran, surv.type = "surv", 
##D #                               partial = TRUE, time=30, 
##D #                               xvar.names = "age", 
##D #                               show.plots=FALSE)
##D data(partial_veteran, package="ggRandomForests")
##D 
##D gg_dta <- gg_partial(partial_veteran[[1]])
##D plot(gg_dta)
##D 
##D gg_dta.cat <- gg_dta
##D gg_dta[["celltype"]] <- gg_dta[["trt"]] <- gg_dta[["prior"]] <- NULL
##D plot(gg_dta, panel=TRUE)
##D 
##D gg_dta.cat[["karno"]] <- gg_dta.cat[["diagtime"]] <- gg_dta.cat[["age"]] <- NULL 
##D plot(gg_dta.cat, panel=TRUE, notch=TRUE)
##D 
##D gg_dta <- lapply(partial_veteran, gg_partial)
##D length(gg_dta)
##D gg_dta <- combine.gg_partial(gg_dta[[1]], gg_dta[[2]] )
##D 
##D plot(gg_dta[["karno"]])
##D plot(gg_dta[["celltype"]])
##D 
##D gg_dta.cat <- gg_dta
##D gg_dta[["celltype"]] <- gg_dta[["trt"]] <- gg_dta[["prior"]] <- NULL
##D plot(gg_dta, panel=TRUE)
##D 
##D gg_dta.cat[["karno"]] <- gg_dta.cat[["diagtime"]] <- gg_dta.cat[["age"]] <- NULL 
##D plot(gg_dta.cat, panel=TRUE, notch=TRUE)
##D 
##D ## -------- pbc data
## End(Not run)
 



cleanEx()
nameEx("plot.gg_partial_list")
### * plot.gg_partial_list

flush(stderr()); flush(stdout())

### Name: plot.gg_partial_list
### Title: Partial variable dependence plot, operates on a
###   'gg_partial_list' object.
### Aliases: plot.gg_partial_list

### ** Examples

## Not run: 
##D ## ------------------------------------------------------------
##D ## classification
##D ## ------------------------------------------------------------
##D ## -------- iris data
##D 
##D ## iris "Petal.Width" partial dependence plot
##D ##
##D # rfsrc_iris <- rfsrc(Species ~., data = iris)
##D # partial_iris <- plot.variable(rfsrc_iris, xvar.names = "Petal.Width",
##D #                            partial=TRUE)
##D data(partial_iris, package="ggRandomForests")
##D 
##D gg_dta <- gg_partial(partial_iris)
##D plot(gg_dta)
##D 
##D ## ------------------------------------------------------------
##D ## regression
##D ## ------------------------------------------------------------
##D ## -------- air quality data
##D ## airquality "Wind" partial dependence plot
##D ##
##D # rfsrc_airq <- rfsrc(Ozone ~ ., data = airquality)
##D # partial_airq <- plot.variable(rfsrc_airq, xvar.names = "Wind",
##D #                            partial=TRUE, show.plot=FALSE)
##D data(partial_airq, package="ggRandomForests")
##D 
##D gg_dta <- gg_partial(partial_airq)
##D plot(gg_dta)
##D 
##D gg_dta.m <- gg_dta[["Month"]]
##D plot(gg_dta.m, notch=TRUE)
##D 
##D gg_dta[["Month"]] <- NULL
##D plot(gg_dta, panel=TRUE)
##D 
##D ## -------- Boston data
##D data(partial_Boston, package="ggRandomForests")
##D 
##D gg_dta <- gg_partial(partial_Boston)
##D plot(gg_dta)
##D plot(gg_dta, panel=TRUE)
##D 
##D ## -------- mtcars data
##D data(partial_mtcars, package="ggRandomForests")
##D 
##D gg_dta <- gg_partial(partial_mtcars)
##D 
##D plot(gg_dta)
##D 
##D gg_dta.cat <- gg_dta
##D gg_dta.cat[["disp"]] <- gg_dta.cat[["wt"]] <- gg_dta.cat[["hp"]] <- NULL
##D gg_dta.cat[["drat"]] <- gg_dta.cat[["carb"]] <- gg_dta.cat[["qsec"]] <- NULL
##D  
##D plot(gg_dta.cat, panel=TRUE)
##D 
##D gg_dta[["cyl"]] <- gg_dta[["vs"]] <- gg_dta[["am"]] <- NULL
##D gg_dta[["gear"]] <- NULL
##D plot(gg_dta, panel=TRUE)
##D 
##D ## ------------------------------------------------------------
##D ## survival examples
##D ## ------------------------------------------------------------
##D ## -------- veteran data
##D ## survival "age" partial variable dependence plot
##D ##
##D # data(veteran, package = "randomForestSRC")
##D # rfsrc_veteran <- rfsrc(Surv(time,status)~., veteran, nsplit = 10, ntree = 100)
##D #
##D ## 30 day partial plot for age
##D # partial_veteran <- plot.variable(rfsrc_veteran, surv.type = "surv", 
##D #                               partial = TRUE, time=30, 
##D #                               xvar.names = "age", 
##D #                               show.plots=FALSE)
##D data(partial_veteran, package="ggRandomForests")
##D 
##D gg_dta <- gg_partial(partial_veteran[[1]])
##D plot(gg_dta)
##D 
##D gg_dta.cat <- gg_dta
##D gg_dta[["celltype"]] <- gg_dta[["trt"]] <- gg_dta[["prior"]] <- NULL
##D plot(gg_dta, panel=TRUE)
##D 
##D gg_dta.cat[["karno"]] <- gg_dta.cat[["diagtime"]] <- gg_dta.cat[["age"]] <- NULL 
##D plot(gg_dta.cat, panel=TRUE, notch=TRUE)
##D 
##D gg_dta <- lapply(partial_veteran, gg_partial)
##D length(gg_dta)
##D gg_dta <- combine.gg_partial(gg_dta[[1]], gg_dta[[2]] )
##D 
##D plot(gg_dta[["karno"]])
##D plot(gg_dta[["celltype"]])
##D 
##D gg_dta.cat <- gg_dta
##D gg_dta[["celltype"]] <- gg_dta[["trt"]] <- gg_dta[["prior"]] <- NULL
##D plot(gg_dta, panel=TRUE)
##D 
##D gg_dta.cat[["karno"]] <- gg_dta.cat[["diagtime"]] <- gg_dta.cat[["age"]] <- NULL 
##D plot(gg_dta.cat, panel=TRUE, notch=TRUE)
##D 
##D ## -------- pbc data
## End(Not run)




cleanEx()
nameEx("plot.gg_rfsrc")
### * plot.gg_rfsrc

flush(stderr()); flush(stdout())

### Name: plot.gg_rfsrc
### Title: Predicted response plot from a 'gg_rfsrc' object.
### Aliases: plot.gg_rfsrc

### ** Examples

## Not run: 
##D ## ------------------------------------------------------------
##D ## classification example
##D ## ------------------------------------------------------------
##D ## -------- iris data
##D # rfsrc_iris <- rfsrc(Species ~ ., data = iris)
##D data(rfsrc_iris, package="ggRandomForests")
##D gg_dta<- gg_rfsrc(rfsrc_iris)
##D 
##D plot(gg_dta)
##D 
##D ## ------------------------------------------------------------
##D ## Regression example
##D ## ------------------------------------------------------------
##D ## -------- air quality data
##D # rfsrc_airq <- rfsrc(Ozone ~ ., data = airquality, na.action = "na.impute")
##D data(rfsrc_airq, package="ggRandomForests")
##D gg_dta<- gg_rfsrc(rfsrc_airq)
##D 
##D plot(gg_dta)
##D 
##D ## -------- Boston data
##D data(rfsrc_Boston, package="ggRandomForests")
##D plot(rfsrc_Boston) 
##D 
##D ## -------- mtcars data
##D data(rfsrc_mtcars, package="ggRandomForests")
##D gg_dta<- gg_rfsrc(rfsrc_mtcars)
##D 
##D plot(gg_dta)
##D 
##D ## ------------------------------------------------------------
##D ## Survival example
##D ## ------------------------------------------------------------
##D ## -------- veteran data
##D ## randomized trial of two treatment regimens for lung cancer
##D # data(veteran, package = "randomForestSRC")
##D # rfsrc_veteran <- rfsrc(Surv(time, status) ~ ., data = veteran, ntree = 100)
##D data(rfsrc_veteran, package = "ggRandomForests")
##D gg_dta <- gg_rfsrc(rfsrc_veteran)
##D plot(gg_dta)
##D 
##D gg_dta <- gg_rfsrc(rfsrc_veteran, conf.int=.95)
##D plot(gg_dta)
##D 
##D gg_dta <- gg_rfsrc(rfsrc_veteran, by="trt")
##D plot(gg_dta)
##D 
##D ## -------- pbc data
##D data(rfsrc_pbc, package = "ggRandomForests")
##D gg_dta <- gg_rfsrc(rfsrc_pbc)
##D plot(gg_dta)
##D 
##D gg_dta <- gg_rfsrc(rfsrc_pbc, conf.int=.95)
##D plot(gg_dta)
##D 
##D gg_dta <- gg_rfsrc(rfsrc_pbc, by="treatment")
##D plot(gg_dta)
##D 
##D 
## End(Not run)



cleanEx()
nameEx("plot.gg_roc")
### * plot.gg_roc

flush(stderr()); flush(stdout())

### Name: plot.gg_roc
### Title: ROC plot generic function for a 'gg_roc' object.
### Aliases: plot.gg_roc

### ** Examples

## Not run: 
##D ## ------------------------------------------------------------
##D ## classification example
##D ## ------------------------------------------------------------
##D ## -------- iris data
##D #rfsrc_iris <- rfsrc(Species ~ ., data = iris)
##D data(rfsrc_iris, package="ggRandomForests")
##D 
##D # ROC for setosa
##D gg_dta <- gg_roc(rfsrc_iris, which.outcome=1)
##D plot.gg_roc(gg_dta)
##D 
##D # ROC for versicolor
##D gg_dta <- gg_roc(rfsrc_iris, which.outcome=2)
##D plot.gg_roc(gg_dta)
##D 
##D # ROC for virginica
##D gg_dta <- gg_roc(rfsrc_iris, which.outcome=3)
##D plot.gg_roc(gg_dta)
##D 
##D # Alternatively, you can plot all three outcomes in one go
##D # by calling the plot function on the forest object. 
##D plot.gg_roc(rfsrc_iris)
##D 
## End(Not run)




cleanEx()
nameEx("plot.gg_survival")
### * plot.gg_survival

flush(stderr()); flush(stdout())

### Name: plot.gg_survival
### Title: Plot a 'gg_survival' object.
### Aliases: plot.gg_survival

### ** Examples

## Not run: 
##D ## -------- pbc data
##D data(pbc, package="randomForestSRC")
##D pbc$time <- pbc$days/364.25
##D 
##D # This is the same as kaplan
##D gg_dta <- gg_survival(interval="time", censor="status", 
##D                      data=pbc)
##D                      
##D plot(gg_dta, error="none")
##D plot(gg_dta)
##D 
##D # Stratified on treatment variable.
##D gg_dta <- gg_survival(interval="time", censor="status", 
##D                      data=pbc, by="treatment")
##D                      
##D plot(gg_dta, error="none")
##D plot(gg_dta)
##D 
##D # ...with smaller confidence limits.
##D gg_dta <- gg_survival(interval="time", censor="status", 
##D                      data=pbc, by="treatment", conf.int=.68)
##D                      
##D plot(gg_dta, error="lines")
##D 
## End(Not run)




cleanEx()
nameEx("plot.gg_variable")
### * plot.gg_variable

flush(stderr()); flush(stdout())

### Name: plot.gg_variable
### Title: Plot a 'gg_variable' object,
### Aliases: plot.gg_variable

### ** Examples

## Not run: 
##D ## ------------------------------------------------------------
##D ## classification
##D ## ------------------------------------------------------------
##D ## -------- iris data
##D ## iris
##D #rfsrc_iris <- rfsrc(Species ~., data = iris)
##D data(rfsrc_iris, package="ggRandomForests")
##D 
##D gg_dta <- gg_variable(rfsrc_iris)
##D plot(gg_dta, xvar="Sepal.Width")
##D plot(gg_dta, xvar="Sepal.Length")
##D 
##D ## !! TODO !! this needs to be corrected
##D plot(gg_dta, xvar=rfsrc_iris$xvar.names, 
##D      panel=TRUE, se=FALSE)
##D 
##D ## ------------------------------------------------------------
##D ## regression
##D ## ------------------------------------------------------------
##D ## -------- air quality data
##D #rfsrc_airq <- rfsrc(Ozone ~ ., data = airquality)
##D data(rfsrc_airq, package="ggRandomForests")
##D gg_dta <- gg_variable(rfsrc_airq)
##D 
##D # an ordinal variable 
##D gg_dta[,"Month"] <- factor(gg_dta[,"Month"])
##D 
##D plot(gg_dta, xvar="Wind")
##D plot(gg_dta, xvar="Temp")
##D plot(gg_dta, xvar="Solar.R")
##D 
##D plot(gg_dta, xvar=c("Solar.R", "Wind", "Temp", "Day"), panel=TRUE)
##D 
##D plot(gg_dta, xvar="Month", notch=TRUE)
##D 
##D ## -------- motor trend cars data
##D #rfsrc_mtcars <- rfsrc(mpg ~ ., data = mtcars)
##D data(rfsrc_mtcars, package="ggRandomForests")
##D gg_dta <- gg_variable(rfsrc_mtcars)
##D 
##D # mtcars$cyl is an ordinal variable 
##D gg_dta$cyl <- factor(gg_dta$cyl)
##D gg_dta$am <- factor(gg_dta$am)
##D gg_dta$vs <- factor(gg_dta$vs)
##D gg_dta$gear <- factor(gg_dta$gear)
##D gg_dta$carb <- factor(gg_dta$carb)
##D 
##D plot(gg_dta, xvar="cyl")
##D 
##D # Others are continuous
##D plot(gg_dta, xvar="disp")
##D plot(gg_dta, xvar="hp")
##D plot(gg_dta, xvar="wt")
##D 
##D # panel
##D plot(gg_dta,xvar=c("disp","hp", "drat", "wt", "qsec"),  panel=TRUE)
##D plot(gg_dta, xvar=c("cyl", "vs", "am", "gear", "carb") ,panel=TRUE)
##D 
##D ## -------- Boston data
##D 
##D ## ------------------------------------------------------------
##D ## survival examples
##D ## ------------------------------------------------------------
##D ## -------- veteran data
##D ## survival
##D data(veteran, package = "randomForestSRC")
##D rfsrc_veteran <- rfsrc(Surv(time,status)~., veteran, nsplit = 10, ntree = 100)
##D 
##D # get the 1 year survival time.
##D gg_dta <- gg_variable(rfsrc_veteran, time=90)
##D 
##D # Generate variable dependance plots for age and diagtime
##D plot(gg_dta, xvar = "age")
##D plot(gg_dta, xvar = "diagtime")
##D 
##D # Generate coplots
##D plot(gg_dta, xvar = c("age", "diagtime"), panel=TRUE)
##D 
##D # If we want to compare survival at different time points, say 30, 90 day 
##D # and 1 year
##D gg_dta <- gg_variable(rfsrc_veteran, time=c(30, 90, 365))
##D 
##D # Generate variable dependance plots for age and diagtime
##D plot(gg_dta, xvar = "age")
##D plot(gg_dta, xvar = "diagtime") 
##D 
##D # Generate coplots
##D plot(gg_dta, xvar =  c("age", "diagtime"), panel=TRUE)
##D 
##D ## -------- pbc data
## End(Not run)




cleanEx()
nameEx("plot.gg_vimp")
### * plot.gg_vimp

flush(stderr()); flush(stdout())

### Name: plot.gg_vimp
### Title: Plot a 'gg_vimp' object, extracted variable importance of a
###   'rfsrc' object
### Aliases: plot.gg_vimp

### ** Examples

## Not run: 
##D ## ------------------------------------------------------------
##D ## classification example
##D ## ------------------------------------------------------------
##D ## -------- iris data
##D # rfsrc_iris <- rfsrc(Species ~ ., data = iris)
##D data(rfsrc_iris, package="ggRandomForests")
##D gg_dta <- gg_vimp(rfsrc_iris)
##D plot(gg_dta)
##D  
##D ## ------------------------------------------------------------
##D ## regression example
##D ## ------------------------------------------------------------
##D ## -------- air quality data 
##D # rfsrc_airq <- rfsrc(Ozone ~ ., airquality)
##D data(rfsrc_airq, package="ggRandomForests")
##D gg_dta <- gg_vimp(rfsrc_airq)
##D plot(gg_dta)
##D 
##D ## -------- Boston data
##D data(rfsrc_Boston, package="ggRandomForests")
##D gg_dta <- gg_vimp(rfsrc_Boston)
##D plot(gg_dta)
##D 
##D ## -------- mtcars data
##D data(rfsrc_mtcars, package="ggRandomForests")
##D gg_dta <- gg_vimp(rfsrc_mtcars)
##D plot(gg_dta)
##D 
##D ## ------------------------------------------------------------
##D ## survival example
##D ## ------------------------------------------------------------
##D ## -------- veteran data
##D data(rfsrc_veteran, package="ggRandomForests")
##D gg_dta <- gg_vimp(rfsrc_veteran)
##D plot(gg_dta)
##D 
##D ## -------- pbc data
##D data(rfsrc_pbc, package="ggRandomForests")
##D gg_dta <- gg_vimp(rfsrc_pbc)
##D plot(gg_dta)
##D 
## End(Not run)




cleanEx()
nameEx("print.gg_minimal_depth")
### * print.gg_minimal_depth

flush(stderr()); flush(stdout())

### Name: print.gg_minimal_depth
### Title: Print a 'gg_minimal_depth' object.
### Aliases: print.gg_minimal_depth

### ** Examples

## ------------------------------------------------------------
## classification example
## ------------------------------------------------------------
## You can build a randomForest
# rfsrc_iris <- rfsrc(Species ~ ., data = iris)
# varsel_iris <- var.select(rfsrc_iris)
# ... or load a cached randomForestSRC object
data(varsel_iris, package="ggRandomForests")

# Get a data.frame containing minimaldepth measures
gg_dta <- gg_minimal_depth(varsel_iris)
print(gg_dta)

## ------------------------------------------------------------
## regression example
## ------------------------------------------------------------
## Not run: 
##D # ... or load a cached randomForestSRC object
##D data(varsel_airq, package="ggRandomForests")
##D 
##D # Get a data.frame containing minimaldepth measures
##D gg_dta<- gg_minimal_depth(varsel_airq)
##D print(gg_dta)
##D 
##D # To nicely print a rfsrc::var.select output... 
##D print(varsel_airq)
## End(Not run)

# ... or load a cached randomForestSRC object
data(varsel_Boston, package="ggRandomForests")

# Get a data.frame containing minimaldepth measures
gg_dta<- gg_minimal_depth(varsel_Boston)
print(gg_dta)

# To nicely print a rfsrc::var.select output... 
print(varsel_Boston)




cleanEx()
nameEx("quantile_pts")
### * quantile_pts

flush(stderr()); flush(stdout())

### Name: quantile_pts
### Title: Find points evenly distributed along the vectors values.
### Aliases: quantile_pts

### ** Examples

data(rfsrc_Boston)

# To create 6 intervals, we want 7 points. 
# quantile_pts will find balanced intervals 
rm_pts <- quantile_pts(rfsrc_Boston$xvar$rm, groups=6, intervals=TRUE)

# Use cut to create the intervals
rm_grp <- cut(rfsrc_Boston$xvar$rm, breaks=rm_pts)

summary(rm_grp)




cleanEx()
nameEx("rfsrc_data")
### * rfsrc_data

flush(stderr()); flush(stdout())

### Name: rfsrc_data
### Title: Cached 'rfsrc' objects for examples, diagnostics and vignettes.
### Aliases: rfsrc_data rfsrc_iris rfsrc_Boston rfsrc_pbc rfsrc_pbc_test
###   rfsrc_iris, rfsrc_Boston, rfsrc_pbc,
### Keywords: datasets

### ** Examples

## Not run: 
##D #---------------------------------------------------------------------
##D # iris data - classification random forest
##D #---------------------------------------------------------------------
##D # rfsrc grow call
##D rfsrc_iris <- rfsrc(Species ~., data = iris)
##D 
##D # plot the forest generalization error convergence
##D gg_dta <- gg_error(rfsrc_iris)
##D plot(gg_dta)
##D 
##D # Plot the forest predictions
##D gg_dta <- gg_rfsrc(rfsrc_iris)
##D plot(gg_dta)
##D 
##D #---------------------------------------------------------------------
##D # MASS::Boston data - regression random forest
##D #---------------------------------------------------------------------
##D # Load the data...
##D data(Boston, package="MASS")
##D Boston$chas <- as.logical(Boston$chas)
##D 
##D # rfsrc grow call
##D rfsrc_Boston <- rfsrc(medv~., data=Boston)
##D 
##D # plot the forest generalization error convergence
##D gg_dta <- gg_error(rfsrc_Boston)
##D plot(gg_dta)
##D 
##D # Plot the forest predictions
##D gg_dta <- gg_rfsrc(rfsrc_Boston)
##D plot(gg_dta)
##D 
##D #---------------------------------------------------------------------
##D # randomForestSRC::pbc data - survival random forest
##D #---------------------------------------------------------------------
##D # Load the data...
##D # For simplicity here. We do a bit of data tidying
##D # before running the stored random forest.
##D data(pbc, package="randomForestSRC")
##D 
##D # Remove non-randomized cases
##D dta.train <- pbc[-which(is.na(pbc$treatment)),]
##D 
##D # rfsrc grow call
##D rfsrc_pbc <- rfsrc(Surv(years, status) ~ ., dta.train, nsplit = 10,
##D                    na.action="na.impute")
##D 
##D # plot the forest generalization error convergence
##D gg_dta <- gg_error(rfsrc_pbc)
##D plot(gg_dta)
##D 
##D # Plot the forest predictions
##D gg_dta <- gg_rfsrc(rfsrc_pbc)
##D plot(gg_dta)
##D 
## End(Not run)




cleanEx()
nameEx("shift")
### * shift

flush(stderr()); flush(stdout())

### Name: shift
### Title: lead function to shift by one (or more).
### Aliases: shift

### ** Examples

d<-data.frame(x=1:15) 
#generate lead variable
d$df_lead2<-ggRandomForests:::shift(d$x,2)
#generate lag variable
d$df_lag2<-ggRandomForests:::shift(d$x,-2)



cleanEx()
nameEx("surface_matrix")
### * surface_matrix

flush(stderr()); flush(stdout())

### Name: surface_matrix
### Title: Construct a set of (x, y, z) matrices for surface plotting a
###   'gg_partial_coplot' object
### Aliases: surface_matrix surface_matrix.gg_partial_coplot

### ** Examples

## Not run: 
##D ## From vignette(randomForestRegression, package="ggRandomForests")
##D ##
##D data(rfsrc_Boston)
##D rm_pts <- quantile_pts(rfsrc_Boston$xvar$rm, groups=49, intervals=TRUE)
##D 
##D # Load the stored partial coplot data.
##D data(partial_Boston_surf)
##D 
##D # Instead of groups, we want the raw rm point values,
##D # To make the dimensions match, we need to repeat the values
##D # for each of the 50 points in the lstat direction
##D rm.tmp <- do.call(c,lapply(rm_pts, 
##D                            function(grp){rep(grp, length(partial_Boston_surf))}))
##D 
##D # Convert the list of plot.variable output to 
##D partial_surf <- do.call(rbind,lapply(partial_Boston_surf, gg_partial))
##D 
##D # attach the data to the gg_partial_coplot
##D partial_surf$rm <- rm.tmp
##D 
##D # Transform the gg_partial_coplot object into a list of three named matrices
##D # for surface plotting with plot3D::surf3D
##D srf <- surface_matrix(partial_surf, c("lstat", "rm", "yhat"))
## End(Not run)

## Not run: 
##D # surf3D is in the plot3D package.
##D library(plot3D)
##D # Generate the figure.
##D surf3D(x=srf$x, y=srf$y, z=srf$z, col=topo.colors(10),
##D        colkey=FALSE, border = "black", bty="b2", 
##D        shade = 0.5, expand = 0.5, 
##D        lighting = TRUE, lphi = -50,
##D        xlab="Lower Status", ylab="Average Rooms", zlab="Median Value"
##D )
## End(Not run)



cleanEx()
nameEx("varsel_data")
### * varsel_data

flush(stderr()); flush(stdout())

### Name: varsel_data
### Title: Cached 'var.select' objects for examples, diagnostics and
###   vignettes. Data sets storing 'var.select' objects corresponding to
###   training data according to the following naming convention: *
###   'varsel_iris' - from a randomForestSR[C] for the 'iris' data set.  *
###   'varsel_Boston' - from a randomForestS[R]C for the 'Boston' housing
###   data set ('MASS' package).  * 'varsel_pbc' - from a randomForest[S]RC
###   for the 'pbc' data set ('randomForestSRC' package)
### Aliases: varsel_data varsel_iris varsel_Boston varsel_pbc varsel_iris,
###   varsel_Boston,
### Keywords: datasets

### ** Examples

## Not run: 
##D #---------------------------------------------------------------------
##D # iris data - classification random forest
##D #---------------------------------------------------------------------
##D # load the rfsrc object from the cached data
##D data(rfsrc_iris, package="ggRandomForests")
##D 
##D # The var.select call
##D  varsel_iris <- var.select(rfsrc_iris)
##D 
##D # plot the forestminimal depth ranking
##D gg_dta <- gg_minimal_depth(varsel_iris)
##D plot(gg_dta)
##D 
##D 
##D #---------------------------------------------------------------------
##D # MASS::Boston data - regression random forest 
##D #---------------------------------------------------------------------
##D # load the rfsrc object from the cached data
##D data(rfsrc_Boston, package="ggRandomForests")
##D 
##D # The var.select call
##D varsel_Boston <- var.select(rfsrc_Boston)
##D 
##D # plot the forestminimal depth ranking
##D gg_dta <- gg_minimal_depth(varsel_Boston)
##D plot(gg_dta)
##D 
##D #---------------------------------------------------------------------
##D # randomForestSRC::pbc data - survival random forest
##D #---------------------------------------------------------------------
##D # load the rfsrc object from the cached data
##D data(rfsrc_pbc, package="ggRandomForests")
##D 
##D # The var.select call 
##D varsel_pbc <- var.select(rfsrc_pbc)
##D                                     
##D # plot the forestminimal depth ranking
##D gg_dta <- gg_minimal_depth(varsel_pbc)
##D plot(gg_dta)
##D                    
## End(Not run)




### * <FOOTER>
###
cleanEx()
options(digits = 7L)
base::cat("Time elapsed: ", proc.time() - base::get("ptime", pos = 'CheckExEnv'),"\n")
grDevices::dev.off()
###
### Local variables: ***
### mode: outline-minor ***
### outline-regexp: "\\(> \\)?### [*]+" ***
### End: ***
quit('no')
